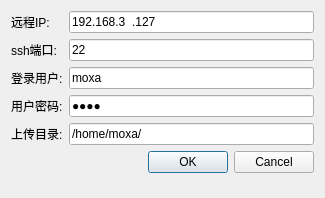
<?xml version="1.0" encoding="UTF-8"?>
<ui version="4.0">
 <class>Dialog</class>
 <widget class="QDialog" name="Dialog">
  <property name="geometry">
   <rect>
    <x>0</x>
    <y>0</y>
    <width>325</width>
    <height>198</height>
   </rect>
  </property>
  <property name="windowTitle">
   <string>Dialog</string>
  </property>
  <layout class="QFormLayout" name="formLayout">
   <item row="0" column="0">
    <widget class="QLabel" name="label">
     <property name="text">
      <string>远程IP:</string>
     </property>
    </widget>
   </item>
   <item row="0" column="1">
    <widget class="QLineEdit" name="hostip">
     <property name="inputMask">
      <string>999.999.999.999</string>
     </property>
     <property name="text">
      <string>192.168.3.127</string>
     </property>
    </widget>
   </item>
   <item row="1" column="0">
    <widget class="QLabel" name="label_2">
     <property name="text">
      <string>ssh端口:</string>
     </property>
    </widget>
   </item>
   <item row="1" column="1">
    <widget class="QLineEdit" name="port">
     <property name="text">
      <string>22</string>
     </property>
    </widget>
   </item>
   <item row="2" column="0">
    <widget class="QLabel" name="label_3">
     <property name="text">
      <string>登录用户:</string>
     </property>
    </widget>
   </item>
   <item row="2" column="1">
    <widget class="QLineEdit" name="username">
     <property name="text">
      <string>moxa</string>
     </property>
    </widget>
   </item>
   <item row="3" column="0">
    <widget class="QLabel" name="label_4">
     <property name="text">
      <string>用户密码:</string>
     </property>
    </widget>
   </item>
   <item row="3" column="1">
    <widget class="QLineEdit" name="passwd">
     <property name="text">
      <string>moxa</string>
     </property>
     <property name="echoMode">
      <enum>QLineEdit::Password</enum>
     </property>
    </widget>
   </item>
   <item row="4" column="0">
    <widget class="QLabel" name="label_7">
     <property name="text">
      <string>上传目录:</string>
     </property>
    </widget>
   </item>
   <item row="4" column="1">
    <widget class="QLineEdit" name="uploadDir">
     <property name="text">
      <string>/home/moxa/</string>
     </property>
     <property name="echoMode">
      <enum>QLineEdit::Normal</enum>
     </property>
    </widget>
   </item>
   <item row="5" column="1">
    <widget class="QDialogButtonBox" name="buttonBox">
     <property name="orientation">
      <enum>Qt::Horizontal</enum>
     </property>
     <property name="standardButtons">
      <set>QDialogButtonBox::Cancel|QDialogButtonBox::Ok</set>
     </property>
    </widget>
   </item>
  </layout>
 </widget>
 <resources/>
 <connections>
  <connection>
   <sender>buttonBox</sender>
   <signal>accepted()</signal>
   <receiver>Dialog</receiver>
   <slot>accept()</slot>
   <hints>
    <hint type="sourcelabel">
     <x>248</x>
     <y>254</y>
    </hint>
    <hint type="destinationlabel">
     <x>157</x>
     <y>274</y>
    </hint>
   </hints>
  </connection>
  <connection>
   <sender>buttonBox</sender>
   <signal>rejected()</signal>
   <receiver>Dialog</receiver>
   <slot>reject()</slot>
   <hints>
    <hint type="sourcelabel">
     <x>316</x>
     <y>260</y>
    </hint>
    <hint type="destinationlabel">
     <x>286</x>
     <y>274</y>
    </hint>
   </hints>
  </connection>
 </connections>
</ui>
